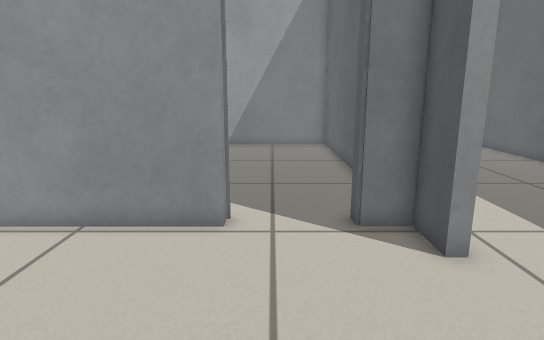
view 1 (above)

20 first-person views from a walk through a world built for the Player/Stage simulator. The camera is 0.68 m above the floor, tilts 12° down and sees 75° across. Floor lines are 1 m apart. The floor is counted in squares, 0.2 m on a side. Each view is taken from the middle of a square. On the plan, view 1 faces up. The plan holds only what a view shows up to about 20 squares ahead; the rest is blank. Robots are left out.

view 2
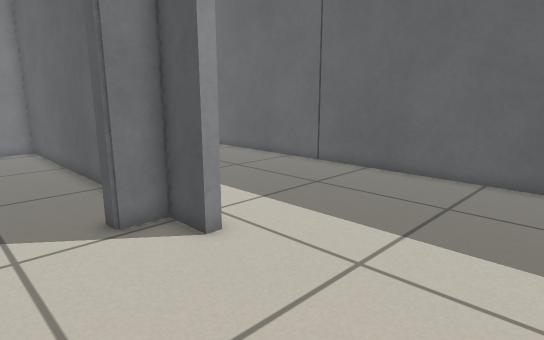

view 3
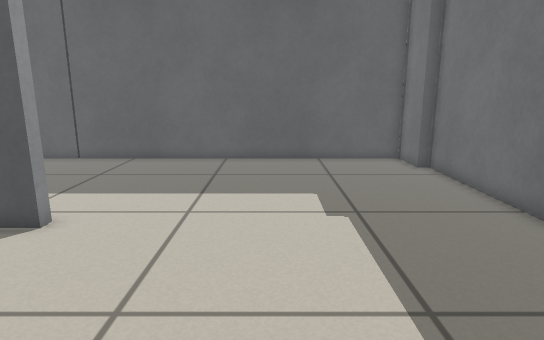

view 4
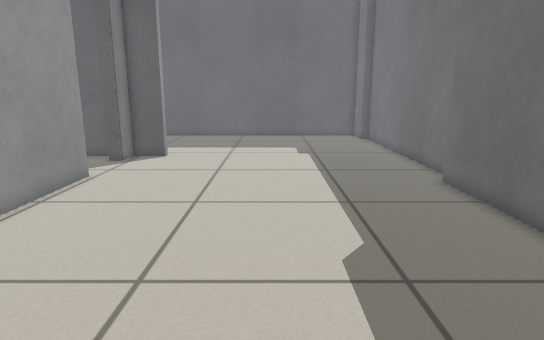

view 5
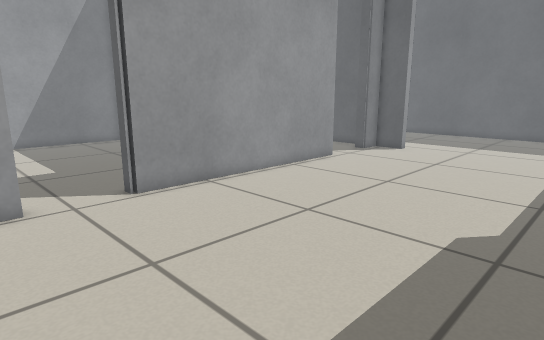

view 6
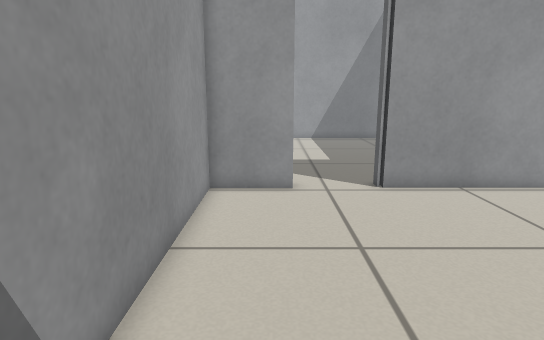

view 7
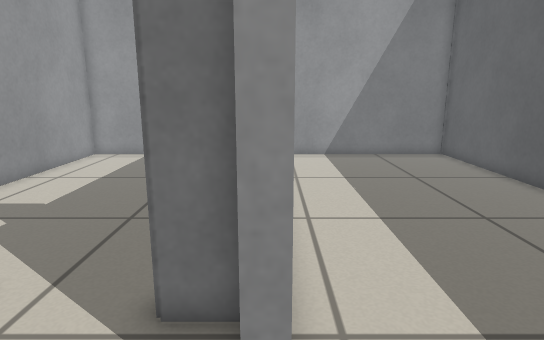

view 8
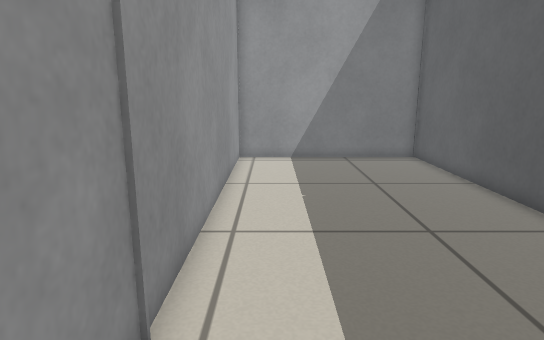

view 9
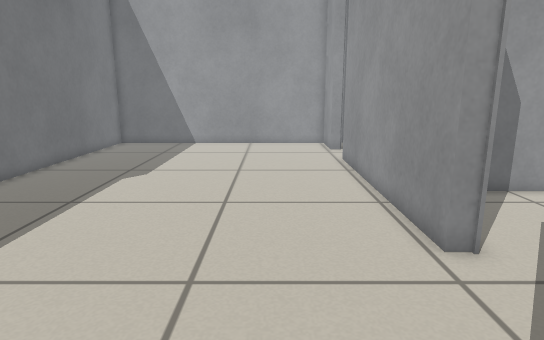

view 10
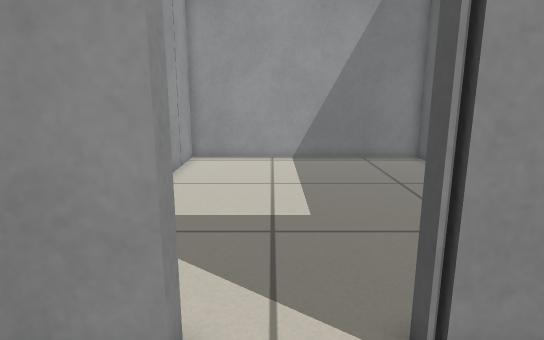

view 11
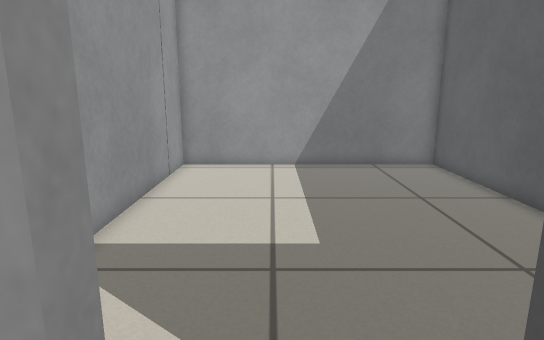

view 12
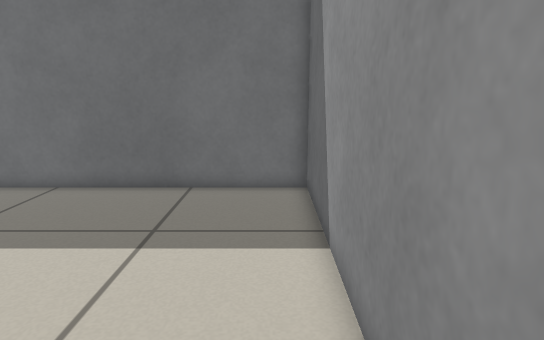

view 13
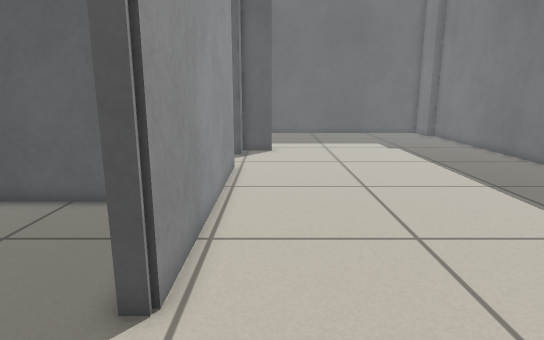

view 14
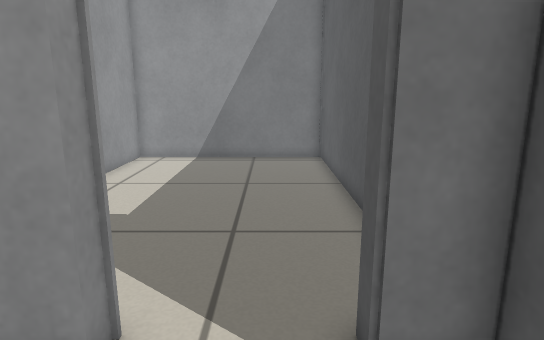

view 15
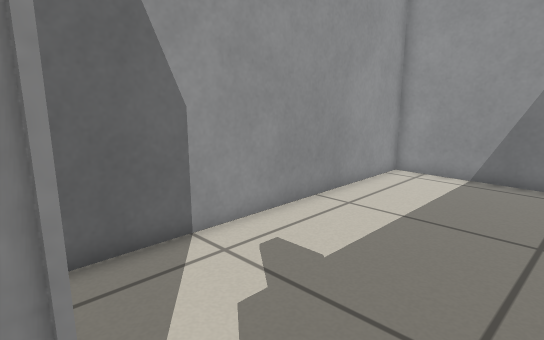

view 16
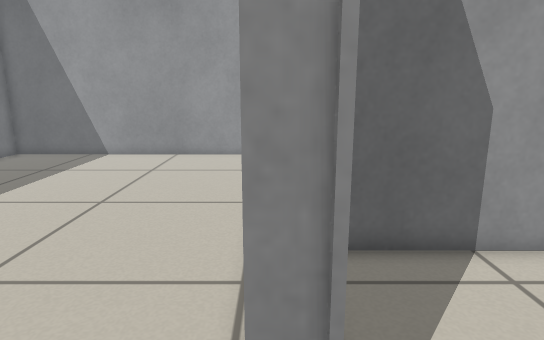

view 17
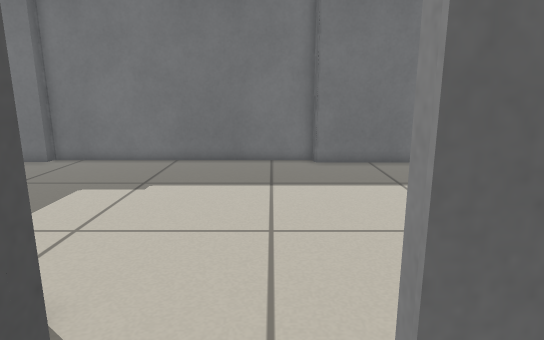

view 18
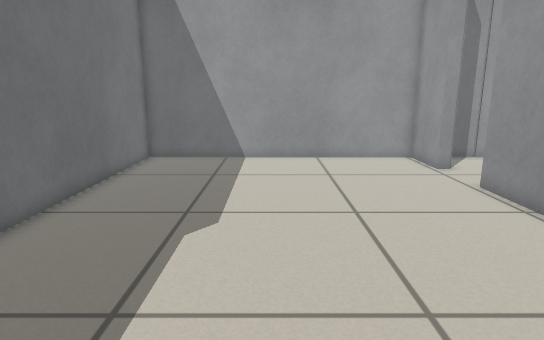

view 19
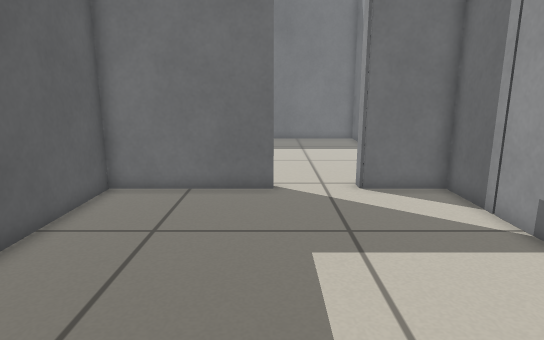

view 20
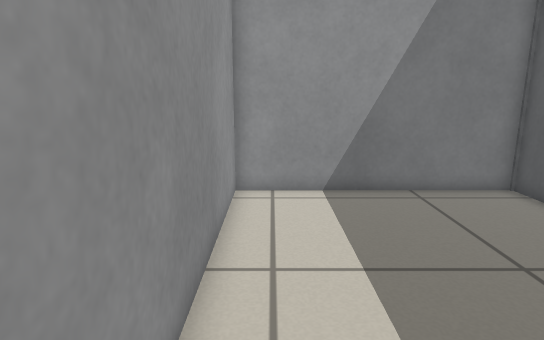

### Floor plan
Ten units are one square. View 1 is at (0, 0); x grows to the right and y downward. Boxes are objects, and circles mark ways between rooms. Rooms are numbered by the first view taken in them; rooms with no view inside come last. Other rooms are left out.
<svg viewBox="-198 -249 342 319">
<path fill="none" stroke="#000" d="M-13 -88 -129 -88M-162 -88 -193 -88 -193 58 -22 58 -22 65 115 65 115 58 139 58 139 -244 42 -244 42 -70 37 -70 37 -88 22 -88M37 -139 37 -244 -63 -244 -63 -106M-22 -95 -13 -95 -13 -88M37 -101 37 -115M22 -88 22 -95M-193 -140 -193 -95 -162 -95 -162 -88M-131 -88 -131 -95M-129 -88 -129 -95 -70 -95 -70 -244 -193 -244 -193 -151"/>
<circle cx="5" cy="-90" r="3" fill="#2a7"/>
<circle cx="-150" cy="-90" r="3" fill="#2a7"/>
<text x="0" y="-50">1</text>
<text x="-10" y="-170">2</text>
<text x="-140" y="-160">3</text>
</svg>
Room 1 opens to room 2. Room 1 opens to room 3.

Where each view was taken, in squares from view 1:
view 1: 0 up, 0 right, facing up
view 2: 0 up, 1 left, facing up-right
view 3: 1 up, 5 left, facing right
view 4: 1 up, 16 left, facing right
view 5: 3 down, 18 left, facing up-right
view 6: 4 down, 17 left, facing up
view 7: 4 up, 4 right, facing up
view 8: 5 up, 6 right, facing up
view 9: 5 up, 6 right, facing left
view 10: 5 up, 15 left, facing up
view 11: 7 up, 15 left, facing up
view 12: 7 up, 18 left, facing down
view 13: 7 up, 18 left, facing right
view 14: 5 up, 1 right, facing up
view 15: 9 up, 1 right, facing up-left
view 16: 9 up, 1 right, facing left
view 17: 12 up, 0 right, facing down
view 18: 1 up, 0 right, facing left
view 19: 22 up, 13 left, facing down
view 20: 12 up, 5 left, facing up
